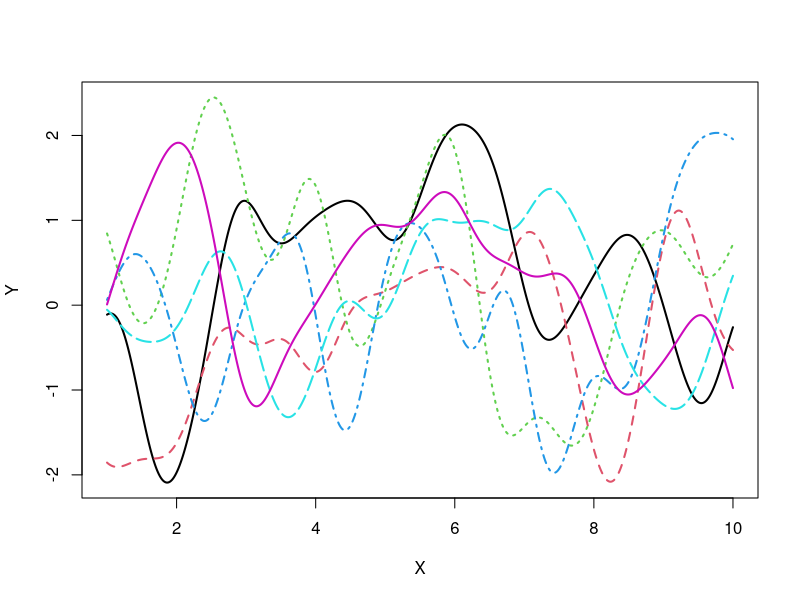
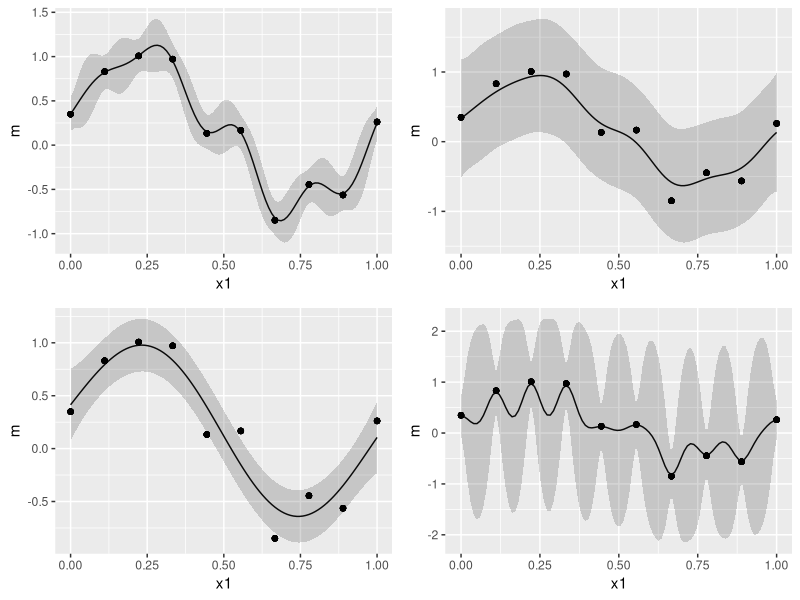
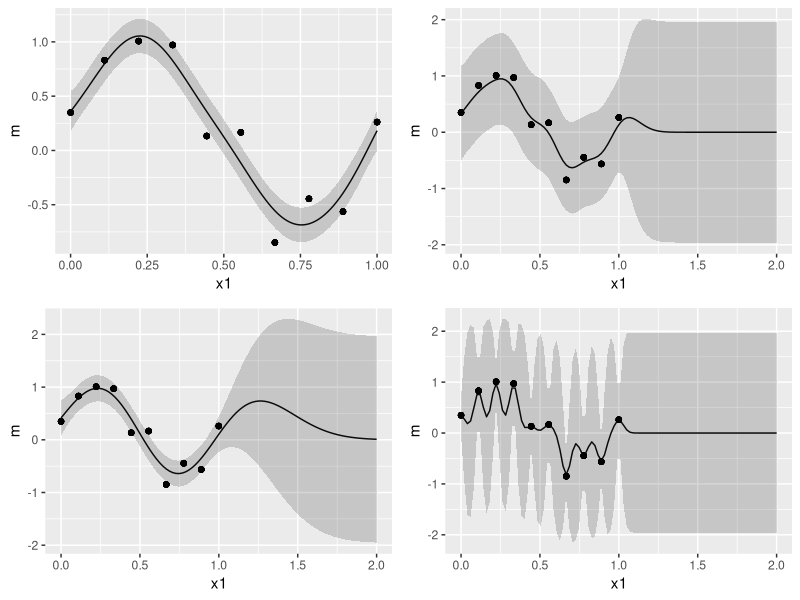

The R source for these figures, in order:
## ---- chunk 1
knitr::opts_chunk$set(eval = F)
def.source.hook  <- knitr::knit_hooks$get("source")
knitr::knit_hooks$set(source = function(x, options) {
  x <- def.source.hook(x, options)
  x <- ifelse(!is.null(options$linestretch), 
              paste0("\\linespread{", options$linestretch,"}\n", x, "\n\n\\linespread{", lstr,"}"), 
              x)
  ifelse(!is.null(options$size), 
         paste0("\\", options$size,"\n\n", x, "\n\n \\normalsize"), 
         x)
})
## ---- chunk 2
# Define Kernel function
Kernel_Mat <- function(X,sigma,beta){
  N <- NROW(X)
  K <- matrix(0,N,N)
  for (i in 1:N) {
    for (k in 1:N) {
      if(i==k) kdelta = 1 else kdelta = 0
      K[i,k] <- K[k,i] <- exp(-t(X[i,]-X[k,])%*%(X[i,]-X[k,])/(2*sigma^2)) + beta^{-1}*kdelta
    }
  }
  return(K)
}

N <- 10 # max value of X
M <- 1000 # sample size
X <- matrix(seq(1,N,length=M),M,1) # create X
testK <- Kernel_Mat(X,0.5,1e+18) # calc kernel matrix

library(MASS)

P <- 6 # num of sample path
Y <- matrix(0,M,P) # define Y

for(i in 1:P){
  Y[,i] <- mvrnorm(n=1,rep(0,M),testK) # sample Y
}

# Plot
matplot(x=X,y=Y,type = "l",lwd = 2)

## ---- chunk 3
library(ggplot2)
library(grid)

# 1.Gaussian Process Regression

# PRML's synthetic data set
curve_fitting <- data.frame(
  x=c(0.000000,0.111111,0.222222,0.333333,0.444444,0.555556,0.666667,0.777778,0.888889,1.000000),
  t=c(0.349486,0.830839,1.007332,0.971507,0.133066,0.166823,-0.848307,-0.445686,-0.563567,0.261502))

f <- function(beta, sigma, xmin, xmax, input, train) {
  kernel <- function(x1, x2) exp(-(x1-x2)^2/(2*sigma^2)); # define Kernel function
  K <- outer(input, input, kernel); # calc gram matrix
  C_N <- K + diag(length(input))/beta
  m <- function(x) (outer(x, input, kernel) %*% solve(C_N) %*% train) # coditiona mean 
  m_sig <- function(x)(kernel(x,x) - diag(outer(x, input, kernel) %*% solve(C_N) %*% t(outer(x, input, kernel)))) #conditional variance
  x <- seq(xmin,xmax,length=100)
  output <- ggplot(data.frame(x1=x,m=m(x),sig1=m(x)+1.96*sqrt(m_sig(x)),sig2=m(x)-1.96*sqrt(m_sig(x)),
                              tx=input,ty=train),
                   aes(x=x1,y=m)) + 
    geom_line() +
    geom_ribbon(aes(ymin=sig1,ymax=sig2),alpha=0.2) +
    geom_point(aes(x=tx,y=ty))
  return(output)
}

grid.newpage() # make a palet
pushViewport(viewport(layout=grid.layout(2, 2))) # divide the palet into 2 by 2
print(f(100,0.1,0,1,curve_fitting$x,curve_fitting$t), vp=viewport(layout.pos.row=1, layout.pos.col=1))
print(f(4,0.10,0,1,curve_fitting$x,curve_fitting$t), vp=viewport(layout.pos.row=1, layout.pos.col=2))
print(f(25,0.30,0,1,curve_fitting$x,curve_fitting$t), vp=viewport(layout.pos.row=2, layout.pos.col=1))
print(f(25,0.030,0,1,curve_fitting$x,curve_fitting$t), vp=viewport(layout.pos.row=2, layout.pos.col=2)) 
## ---- chunk 4
grid.newpage() # make a palet
pushViewport(viewport(layout=grid.layout(2, 2))) # divide the palet into 2 by 2
print(f(100,0.1,0,2,curve_fitting$x,curve_fitting$t), vp=viewport(layout.pos.row=1, layout.pos.col=1)) 
print(f(4,0.10,0,2,curve_fitting$x,curve_fitting$t), vp=viewport(layout.pos.row=1, layout.pos.col=2)) 
print(f(25,0.30,0,2,curve_fitting$x,curve_fitting$t), vp=viewport(layout.pos.row=2, layout.pos.col=1))
print(f(25,0.030,0,2,curve_fitting$x,curve_fitting$t), vp=viewport(layout.pos.row=2, layout.pos.col=2)) 

## ---- chunk 5

g <- function(xmin, xmax, input, train){
  # initial value
  beta = 100
  b = 1
  a = 1
  learning_rate = 0.1
  itermax <- 1000
  if (class(input) == "numeric"){
    N <- length(input)
  } else
  {
    N <- NROW(input)
  }
  kernel <- function(x1, x2) a*exp(-0.5*b*(x1-x2)^2); # define kernel
  derivative_a <- function(x1,x2) exp(-0.5*b*(x1-x2)^2)
  derivative_b <- function(x1,x2) -0.5*a*(x1-x2)^2*exp(-0.5*b*(x1-x2)^2)
  dloglik_a <- function(C_N,y,x1,x2) {
    -sum(diag(solve(C_N)%*%outer(input, input, derivative_a)))+t(y)%*%solve(C_N)%*%outer(input, input, derivative_a)%*%solve(C_N)%*%y 
  }
  dloglik_b <- function(C_N,y,x1,x2) {
    -sum(diag(solve(C_N)%*%outer(input, input, derivative_b)))+t(y)%*%solve(C_N)%*%outer(input, input, derivative_b)%*%solve(C_N)%*%y 
  }
  # loglikelihood function
  likelihood <- function(b,a,x,y){
    kernel <- function(x1, x2) a*exp(-0.5*b*(x1-x2)^2)
    K <- outer(x, x, kernel)
    C_N <- K + diag(N)/beta
    itermax <- 1000
    l <- -1/2*log(det(C_N)) - N/2*(2*pi) - 1/2*t(y)%*%solve(C_N)%*%y
    return(l)
  }
  K <- outer(input, input, kernel) 
  C_N <- K + diag(N)/beta
  for (i in 1:itermax){
    kernel <- function(x1, x2) a*exp(-b*(x1-x2)^2)
    derivative_b <- function(x1,x2) -0.5*a*(x1-x2)^2*exp(-0.5*b*(x1-x2)^2)
    dloglik_b <- function(C_N,y,x1,x2) {
      -sum(diag(solve(C_N)%*%outer(input, input, derivative_b)))+t(y)%*%solve(C_N)%*%outer(input, input, derivative_b)%*%solve(C_N)%*%y 
    }
    K <- outer(input, input, kernel) # calc gram matrix
    C_N <- K + diag(N)/beta
    l <- 0
    if(abs(l-likelihood(b,a,input,train))<0.0001&i>2){
      break
    }else{
      a <- as.numeric(a + learning_rate*dloglik_a(C_N,train,input,input))
      b <- as.numeric(b + learning_rate*dloglik_b(C_N,train,input,input))
    }
    l <- likelihood(b,a,input,train)
  }
  K <- outer(input, input, kernel)
  C_N <- K + diag(length(input))/beta
  m <- function(x) (outer(x, input, kernel) %*% solve(C_N) %*% train)  
  m_sig <- function(x)(kernel(x,x) - diag(outer(x, input, kernel) %*% solve(C_N) %*% t(outer(x, input, kernel))))
  x <- seq(xmin,xmax,length=100)
  output <- ggplot(data.frame(x1=x,m=m(x),sig1=m(x)+1.96*sqrt(m_sig(x)),sig2=m(x)-1.96*sqrt(m_sig(x)),
                              tx=input,ty=train),
                   aes(x=x1,y=m)) + 
    geom_line() +
    geom_ribbon(aes(ymin=sig1,ymax=sig2),alpha=0.2) +
    geom_point(aes(x=tx,y=ty))
  return(output)
}

print(g(0,1,curve_fitting$x,curve_fitting$t), vp=viewport(layout.pos.row=1, layout.pos.col=1))
